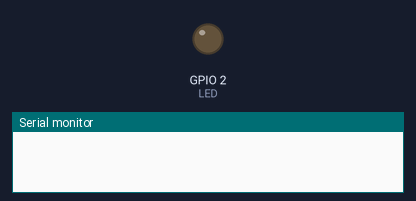
Bench run of a sketch on a simulated ESP32. On the bench: output pins drawn as LEDs (lit = HIGH), the last lines printed to the serial monitor. Dashed ring = blinking. At 1.2 s the program puts the board to deep sleep or switches it off; the recording ends there.

Above: at 0.15 s.
At 0.97 s:
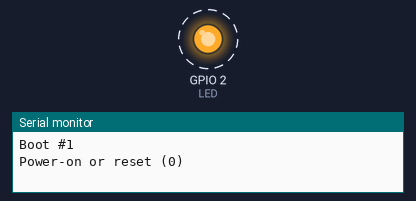
Timing chart, 0 to 1.3 s (numbered marks = the images above):
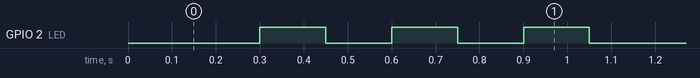

Measured:
- by itself, GPIO 2 (LED): alternates HIGH for 0.15 s and LOW for 0.15 s

The sketch:

esp32_timer_wakeup.ino
```cpp
// Sets up an ESP32 deep-sleep timer wake-up loop: it counts boots in RTC memory, prints the wake reason over serial, blinks the onboard LED, then enables a timer wakeup and enters deep sleep.
//
// Full tutorial: https://shillehtek.com/blogs/news/esp32-timer-wakeup-deep-sleep-battery-life
// Parts used: https://shillehtek.com/products/esp32-dev-board-cp2102-type-c-4mb
//             https://shillehtek.com/products/18650-tp4056-1a-3-7-4-2v-lipo-battery-charging-board-micro-usb-with-current-protection
//             https://shillehtek.com/products/esp8266-d1-mini-v3-4mb-dev-board-presoldered
// More examples: https://github.com/shillehbean/shillehtek-examples
//

#define uS_TO_S 1000000ULL
const int SLEEP_S = 10;                 // seconds asleep between wake-ups
const int LED = 2;                      // onboard LED on most ESP32 dev boards

RTC_DATA_ATTR int bootCount = 0;        // lives in RTC memory, survives deep sleep

void printWakeReason() {
  esp_sleep_wakeup_cause_t r = esp_sleep_get_wakeup_cause();
  switch (r) {
    case ESP_SLEEP_WAKEUP_TIMER: Serial.println("Woke up: timer");        break;
    case ESP_SLEEP_WAKEUP_EXT0:  Serial.println("Woke up: external pin"); break;
    default:                     Serial.printf("Power-on or reset (%d)\n", r); break;
  }
}

void setup() {
  Serial.begin(115200);
  delay(300);                           // give the serial monitor a moment

  bootCount++;
  Serial.printf("Boot #%d\n", bootCount);
  printWakeReason();

  pinMode(LED, OUTPUT);                 // "I'm awake" blink x3
  for (int i = 0; i < 3; i++) {
    digitalWrite(LED, HIGH); delay(150);
    digitalWrite(LED, LOW);  delay(150);
  }

  // --- do the real work here: read a sensor, send a packet, log a value ---

  esp_sleep_enable_timer_wakeup(SLEEP_S * uS_TO_S);
  Serial.printf("Sleeping for %d s...\n", SLEEP_S);
  Serial.flush();                       // make sure the text leaves before power drops
  esp_deep_sleep_start();
}

void loop() {
  // never reached: deep sleep resets the chip and setup() runs again
}
```
